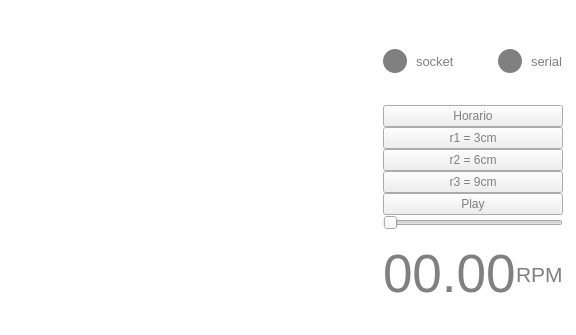
<?xml version="1.0" encoding="UTF-8"?>
<ui version="4.0">
 <class>MainWindow</class>
 <widget class="QMainWindow" name="MainWindow">
  <property name="geometry">
   <rect>
    <x>0</x>
    <y>0</y>
    <width>576</width>
    <height>335</height>
   </rect>
  </property>
  <property name="windowTitle">
   <string>MainWindow</string>
  </property>
  <property name="styleSheet">
   <string notr="true">QMainWindow {
	background-color: white;
}

QLabel {
	color: gray;
}

QPushButton {
	color: gray;
}

#centralwidget {
	background: transparent;
}


#qimage {

}

#ledSocket, #ledSerial {
	border-radius: 12px;
	width: 24px;
	height: 24px;
	background: gray;
	margin-right: 5px;
}

#ledSocket:checked, #ledSerial:checked {
	background: rgb(0, 255, 136);
}</string>
  </property>
  <widget class="QWidget" name="centralwidget">
   <layout class="QVBoxLayout" name="verticalLayout_4">
    <property name="spacing">
     <number>0</number>
    </property>
    <item>
     <layout class="QVBoxLayout" name="verticalLayout_2">
      <property name="topMargin">
       <number>4</number>
      </property>
      <item>
       <layout class="QHBoxLayout" name="horizontalLayout_3" stretch="1,0">
        <property name="leftMargin">
         <number>4</number>
        </property>
        <property name="topMargin">
         <number>4</number>
        </property>
        <property name="rightMargin">
         <number>4</number>
        </property>
        <property name="bottomMargin">
         <number>8</number>
        </property>
        <item>
         <layout class="QVBoxLayout" name="verticalLayout_3" stretch="1">
          <property name="leftMargin">
           <number>7</number>
          </property>
          <property name="rightMargin">
           <number>0</number>
          </property>
          <item>
           <widget class="QLabel" name="qimage">
            <property name="text">
             <string/>
            </property>
           </widget>
          </item>
         </layout>
        </item>
        <item>
         <layout class="QVBoxLayout" name="verticalLayout">
          <item>
           <layout class="QHBoxLayout" name="horizontalLayout_5" stretch="1,1,0,0,0">
            <property name="spacing">
             <number>4</number>
            </property>
            <item>
             <widget class="QPushButton" name="ledSocket">
              <property name="text">
               <string/>
              </property>
              <property name="checkable">
               <bool>true</bool>
              </property>
             </widget>
            </item>
            <item>
             <widget class="QLabel" name="label_3">
              <property name="font">
               <font>
                <pointsize>10</pointsize>
               </font>
              </property>
              <property name="text">
               <string>socket</string>
              </property>
             </widget>
            </item>
            <item>
             <spacer name="horizontalSpacer">
              <property name="orientation">
               <enum>Qt::Horizontal</enum>
              </property>
              <property name="sizeHint" stdset="0">
               <size>
                <width>40</width>
                <height>20</height>
               </size>
              </property>
             </spacer>
            </item>
            <item>
             <widget class="QPushButton" name="ledSerial">
              <property name="text">
               <string/>
              </property>
              <property name="checkable">
               <bool>true</bool>
              </property>
             </widget>
            </item>
            <item>
             <widget class="QLabel" name="label_4">
              <property name="font">
               <font>
                <pointsize>10</pointsize>
               </font>
              </property>
              <property name="text">
               <string>serial</string>
              </property>
             </widget>
            </item>
           </layout>
          </item>
          <item>
           <widget class="QPushButton" name="dirBtn">
            <property name="text">
             <string>Horario</string>
            </property>
            <property name="checkable">
             <bool>true</bool>
            </property>
           </widget>
          </item>
          <item>
           <widget class="QPushButton" name="r1Btn">
            <property name="text">
             <string>r1 = 3cm</string>
            </property>
           </widget>
          </item>
          <item>
           <widget class="QPushButton" name="r2Btn">
            <property name="text">
             <string>r2 = 6cm</string>
            </property>
           </widget>
          </item>
          <item>
           <widget class="QPushButton" name="r3Btn">
            <property name="text">
             <string>r3 = 9cm</string>
            </property>
           </widget>
          </item>
          <item>
           <widget class="QPushButton" name="playBtn">
            <property name="text">
             <string>Play</string>
            </property>
            <property name="checkable">
             <bool>true</bool>
            </property>
           </widget>
          </item>
          <item>
           <layout class="QHBoxLayout" name="horizontalLayout_4">
            <item>
             <widget class="QSlider" name="speedSlider">
              <property name="maximum">
               <number>100</number>
              </property>
              <property name="orientation">
               <enum>Qt::Horizontal</enum>
              </property>
             </widget>
            </item>
            <item>
             <layout class="QHBoxLayout" name="horizontalLayout_2"/>
            </item>
           </layout>
          </item>
          <item>
           <layout class="QHBoxLayout" name="horizontalLayout">
            <item>
             <widget class="QLabel" name="speedLabel">
              <property name="sizePolicy">
               <sizepolicy hsizetype="Fixed" vsizetype="Preferred">
                <horstretch>0</horstretch>
                <verstretch>0</verstretch>
               </sizepolicy>
              </property>
              <property name="font">
               <font>
                <pointsize>40</pointsize>
               </font>
              </property>
              <property name="text">
               <string>00.00</string>
              </property>
             </widget>
            </item>
            <item>
             <widget class="QLabel" name="label_2">
              <property name="font">
               <font>
                <pointsize>16</pointsize>
               </font>
              </property>
              <property name="text">
               <string>RPM</string>
              </property>
             </widget>
            </item>
           </layout>
          </item>
         </layout>
        </item>
       </layout>
      </item>
     </layout>
    </item>
   </layout>
  </widget>
 </widget>
 <resources/>
 <connections/>
</ui>
